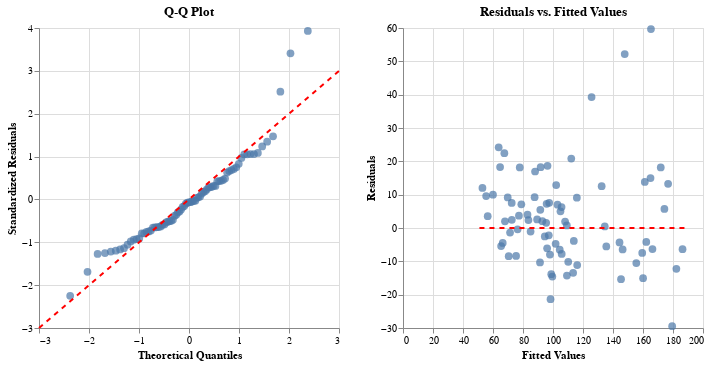

The cell this chart's notebook holds for it:
### Markdown cell above
Now that `y_actual` and `y_predicted` have been extracted, let's pass these parameters to the `qq_and_residuals_plot` function.

### Code cell
from linreg_ally.plotting import qq_and_residuals_plot

qq_and_residuals_plot(y_actual, y_predicted)

### Figure 1 — Vega-Lite specification as saved in the notebook (floating-point values rounded to 4 significant figures)
{"config": {"view": {"continuousWidth": 300, "continuousHeight": 300}}, "hconcat": [{"layer": [{"data": {"name": "data-ccd89b37278b1c2f26659922f00da39a"}, "mark": {"type": "circle", "size": 60}, "encoding": {"x": {"field": "Theoretical Quantiles", "title": "Theoretical Quantiles", "type": "quantitative"}, "y": {"field": "Standardized Residuals", "title": "Standardized Residuals", "type": "quantitative"}}, "title": "Q-Q Plot"}, {"data": {"name": "data-85d19c836a4395e2ec54e74d1ddf6151"}, "mark": {"type": "line", "color": "red", "strokeDash": [5, 5]}, "encoding": {"x": {"field": "Theoretical Quantiles", "type": "quantitative"}, "y": {"field": "Standardized Residuals", "type": "quantitative"}}}], "height": 300, "width": 300}, {"layer": [{"data": {"name": "data-eec6c1eeb0f29121bd2246bb52c64d7e"}, "mark": {"type": "circle", "size": 60}, "encoding": {"x": {"field": "Fitted Values", "title": "Fitted Values", "type": "quantitative"}, "y": {"field": "Residuals", "title": "Residuals", "type": "quantitative"}}, "title": "Residuals vs. Fitted Values"}, {"data": {"name": "data-446f1e4c52a050db474582b7c4c09bfb"}, "mark": {"type": "line", "color": "red", "strokeDash": [5, 5]}, "encoding": {"x": {"field": "Fitted Values", "type": "quantitative"}, "y": {"field": "Residuals", "type": "quantitative"}}}], "height": 300, "width": 300}], "resolve": {"scale": {"y": "independent"}}, "$schema": "https://vega.github.io/schema/vega-lite/v5.20.1.json", "datasets": {"data-ccd89b37278b1c2f26659922f00da39a": [{"Theoretical Quantiles": -2.377, "Standardized Residuals": -2.249}, {"Theoretical Quantiles": -2.03, "Standardized Residuals": -1.688}, {"Theoretical Quantiles": -1.828, "Standardized Residuals": -1.272}, {"Theoretical Quantiles": -1.681, "Standardized Residuals": -1.251}, {"Theoretical Quantiles": -1.563, "Standardized Residuals": -1.217}, {"Theoretical Quantiles": -1.464, "Standardized Residuals": -1.197}, {"Theoretical Quantiles": -1.377, "Standardized Residuals": -1.167}, {"Theoretical Quantiles": -1.3, "Standardized Residuals": -1.138}, {"Theoretical Quantiles": -1.23, "Standardized Residuals": -1.057}, {"Theoretical Quantiles": -1.165, "Standardized Residuals": -0.9794}, {"Theoretical Quantiles": -1.105, "Standardized Residuals": -0.9381}, {"Theoretical Quantiles": -1.049, "Standardized Residuals": -0.9235}, {"Theoretical Quantiles": -0.9953, "Standardized Residuals": -0.9116}, {"Theoretical Quantiles": -0.9447, "Standardized Residuals": -0.7946}, {"Theoretical Quantiles": -0.8965, "Standardized Residuals": -0.7892}, {"Theoretical Quantiles": -0.8502, "Standardized Residuals": -0.7594}, {"Theoretical Quantiles": -0.8057, "Standardized Residuals": -0.7479}, {"Theoretical Quantiles": -0.7628, "Standardized Residuals": -0.726}, {"Theoretical Quantiles": -0.7212, "Standardized Residuals": -0.6577}, {"Theoretical Quantiles": -0.6808, "Standardized Residuals": -0.6524}, {"Theoretical Quantiles": -0.6415, "Standardized Residuals": -0.6482}, {"Theoretical Quantiles": -0.6032, "Standardized Residuals": -0.6448}, {"Theoretical Quantiles": -0.5657, "Standardized Residuals": -0.6291}, {"Theoretical Quantiles": -0.529, "Standardized Residuals": -0.5911}, {"Theoretical Quantiles": -0.493, "Standardized Residuals": -0.5824}, {"Theoretical Quantiles": -0.4577, "Standardized Residuals": -0.5371}, {"Theoretical Quantiles": -0.4229, "Standardized Residuals": -0.5184}, {"Theoretical Quantiles": -0.3886, "Standardized Residuals": -0.509}, {"Theoretical Quantiles": -0.3547, "Standardized Residuals": -0.4983}, {"Theoretical Quantiles": -0.3213, "Standardized Residuals": -0.4759}, {"Theoretical Quantiles": -0.2882, "Standardized Residuals": -0.3828}, {"Theoretical Quantiles": -0.2554, "Standardized Residuals": -0.3588}, {"Theoretical Quantiles": -0.2229, "Standardized Residuals": -0.3023}, {"Theoretical Quantiles": -0.1906, "Standardized Residuals": -0.2808}, {"Theoretical Quantiles": -0.1586, "Standardized Residuals": -0.2351}, {"Theoretical Quantiles": -0.1267, "Standardized Residuals": -0.1739}, {"Theoretical Quantiles": -0.09489, "Standardized Residuals": -0.1546}, {"Theoretical Quantiles": -0.06321, "Standardized Residuals": -0.09946}, {"Theoretical Quantiles": -0.03159, "Standardized Residuals": -0.07307}, {"Theoretical Quantiles": 0.0, "Standardized Residuals": -0.06809}, {"Theoretical Quantiles": 0.03159, "Standardized Residuals": -0.06477}, {"Theoretical Quantiles": 0.06321, "Standardized Residuals": -0.04276}, {"Theoretical Quantiles": 0.09489, "Standardized Residuals": -0.03787}, {"Theoretical Quantiles": 0.1267, "Standardized Residuals": -0.02876}, {"Theoretical Quantiles": 0.1586, "Standardized Residuals": 0.03706}, {"Theoretical Quantiles": 0.1906, "Standardized Residuals": 0.04958}, {"Theoretical Quantiles": 0.2229, "Standardized Residuals": 0.06958}, {"Theoretical Quantiles": 0.2554, "Standardized Residuals": 0.1407}, {"Theoretical Quantiles": 0.2882, "Standardized Residuals": 0.171}, {"Theoretical Quantiles": 0.3213, "Standardized Residuals": 0.1894}, {"Theoretical Quantiles": 0.3547, "Standardized Residuals": 0.2291}, {"Theoretical Quantiles": 0.3886, "Standardized Residuals": 0.2771}, {"Theoretical Quantiles": 0.4229, "Standardized Residuals": 0.2852}, {"Theoretical Quantiles": 0.4577, "Standardized Residuals": 0.2954}, {"Theoretical Quantiles": 0.493, "Standardized Residuals": 0.3149}, {"Theoretical Quantiles": 0.529, "Standardized Residuals": 0.3152}, {"Theoretical Quantiles": 0.5657, "Standardized Residuals": 0.4232}, {"Theoretical Quantiles": 0.6032, "Standardized Residuals": 0.4291}, {"Theoretical Quantiles": 0.6415, "Standardized Residuals": 0.4342}, {"Theoretical Quantiles": 0.6808, "Standardized Residuals": 0.4555}, {"Theoretical Quantiles": 0.7212, "Standardized Residuals": 0.4865}, {"Theoretical Quantiles": 0.7628, "Standardized Residuals": 0.6267}, {"Theoretical Quantiles": 0.8057, "Standardized Residuals": 0.6632}, {"Theoretical Quantiles": 0.8502, "Standardized Residuals": 0.6854}, {"Theoretical Quantiles": 0.8965, "Standardized Residuals": 0.7122}, {"Theoretical Quantiles": 0.9447, "Standardized Residuals": 0.7493}, {"Theoretical Quantiles": 0.9953, "Standardized Residuals": 0.831}, {"Theoretical Quantiles": 1.049, "Standardized Residuals": 0.9675}, {"Theoretical Quantiles": 1.105, "Standardized Residuals": 1.051}, {"Theoretical Quantiles": 1.165, "Standardized Residuals": 1.052}, {"Theoretical Quantiles": 1.23, "Standardized Residuals": 1.057}, {"Theoretical Quantiles": 1.3, "Standardized Residuals": 1.059}, {"Theoretical Quantiles": 1.377, "Standardized Residuals": 1.086}, {"Theoretical Quantiles": 1.464, "Standardized Residuals": 1.236}, {"Theoretical Quantiles": 1.563, "Standardized Residuals": 1.347}, {"Theoretical Quantiles": 1.681, "Standardized Residuals": 1.472}, {"Theoretical Quantiles": 1.828, "Standardized Residuals": 2.515}, {"Theoretical Quantiles": 2.03, "Standardized Residuals": 3.41}, {"Theoretical Quantiles": 2.377, "Standardized Residuals": 3.93}], "data-85d19c836a4395e2ec54e74d1ddf6151": [{"Theoretical Quantiles": -3, "Standardized Residuals": -3}, {"Theoretical Quantiles": 3, "Standardized Residuals": 3}], "data-eec6c1eeb0f29121bd2246bb52c64d7e": [{"Fitted Values": 113.9, "Residuals": -3.87}, {"Fitted Values": 59.99, "Residuals": 10.01}, {"Fitted Values": 144.3, "Residuals": -4.347}, {"Fitted Values": 95.44, "Residuals": 1.559}, {"Fitted Values": 69.82, "Residuals": 9.184}, {"Fitted Values": 116.1, "Residuals": -11.13}, {"Fitted Values": 91.54, "Residuals": 5.461}, {"Fitted Values": 105.8, "Residuals": -7.794}, {"Fitted Values": 146.4, "Residuals": -6.417}, {"Fitted Values": 75.39, "Residuals": -8.391}, {"Fitted Values": 159.5, "Residuals": -7.479}, {"Fitted Values": 115.9, "Residuals": 9.099}, {"Fitted Values": 176.7, "Residuals": 13.27}, {"Fitted Values": 64.73, "Residuals": 18.27}, {"Fitted Values": 160.1, "Residuals": -15.05}, {"Fitted Values": 101.8, "Residuals": -4.753}, {"Fitted Values": 77.84, "Residuals": 18.16}, {"Fitted Values": 179.4, "Residuals": -29.45}, {"Fitted Values": 145.4, "Residuals": -15.36}, {"Fitted Values": 166.3, "Residuals": -6.306}, {"Fitted Values": 109.2, "Residuals": 0.764}, {"Fitted Values": 77.29, "Residuals": 3.709}, {"Fitted Values": 94.53, "Residuals": -2.528}, {"Fitted Values": 65.41, "Residuals": -5.406}, {"Fitted Values": 55.44, "Residuals": 9.564}, {"Fitted Values": 161.2, "Residuals": 13.8}, {"Fitted Values": 105.0, "Residuals": 5.024}, {"Fitted Values": 76.4, "Residuals": -0.3977}, {"Fitted Values": 104.5, "Residuals": -6.493}, {"Fitted Values": 56.47, "Residuals": 3.529}, {"Fitted Values": 125.7, "Residuals": 39.28}, {"Fitted Values": 63.78, "Residuals": 24.22}, {"Fitted Values": 113.4, "Residuals": -13.43}, {"Fitted Values": 105.7, "Residuals": 6.298}, {"Fitted Values": 98.84, "Residuals": -13.84}, {"Fitted Values": 97.96, "Residuals": -7.96}, {"Fitted Values": 72.55, "Residuals": 2.448}, {"Fitted Values": 97.46, "Residuals": 7.541}, {"Fitted Values": 87.74, "Residuals": 9.257}, {"Fitted Values": 147.8, "Residuals": 52.19}, {"Fitted Values": 135.5, "Residuals": -5.532}, {"Fitted Values": 108.1, "Residuals": 1.94}, {"Fitted Values": 67.57, "Residuals": 22.43}, {"Fitted Values": 98.35, "Residuals": -21.35}, {"Fitted Values": 96.08, "Residuals": -6.08}, {"Fitted Values": 165.3, "Residuals": 59.69}, {"Fitted Values": 103.0, "Residuals": 6.991}, {"Fitted Values": 85.06, "Residuals": -1.056}, {"Fitted Values": 78.89, "Residuals": 7.108}, {"Fitted Values": 109.3, "Residuals": -14.28}, {"Fitted Values": 83.0, "Residuals": 3.998}, {"Fitted Values": 66.48, "Residuals": -4.484}, {"Fitted Values": 171.8, "Residuals": 18.17}, {"Fitted Values": 132.4, "Residuals": 12.56}, {"Fitted Values": 112.2, "Residuals": 20.82}, {"Fitted Values": 165.0, "Residuals": 14.98}, {"Fitted Values": 182.3, "Residuals": -12.25}, {"Fitted Values": 83.62, "Residuals": 2.377}, {"Fitted Values": 97.18, "Residuals": -2.182}, {"Fitted Values": 67.99, "Residuals": 2.012}, {"Fitted Values": 174.3, "Residuals": 5.726}, {"Fitted Values": 186.4, "Residuals": -6.356}, {"Fitted Values": 92.94, "Residuals": 2.06}, {"Fitted Values": 88.05, "Residuals": 16.95}, {"Fitted Values": 134.5, "Residuals": 0.4857}, {"Fitted Values": 70.47, "Residuals": -8.468}, {"Fitted Values": 71.37, "Residuals": -1.367}, {"Fitted Values": 99.56, "Residuals": -14.56}, {"Fitted Values": 95.74, "Residuals": 7.256}, {"Fitted Values": 91.33, "Residuals": -10.33}, {"Fitted Values": 102.1, "Residuals": 12.88}, {"Fitted Values": 52.97, "Residuals": 12.03}, {"Fitted Values": 72.46, "Residuals": 7.537}, {"Fitted Values": 162.2, "Residuals": -4.194}, {"Fitted Values": 96.35, "Residuals": 18.65}, {"Fitted Values": 89.42, "Residuals": 2.579}, {"Fitted Values": 91.76, "Residuals": 18.24}, {"Fitted Values": 155.5, "Residuals": -10.54}, {"Fitted Values": 110.2, "Residuals": -10.16}], "data-446f1e4c52a050db474582b7c4c09bfb": [{"Fitted Values": 50.97, "Residuals": 0}, {"Fitted Values": 188.4, "Residuals": 0}]}}
